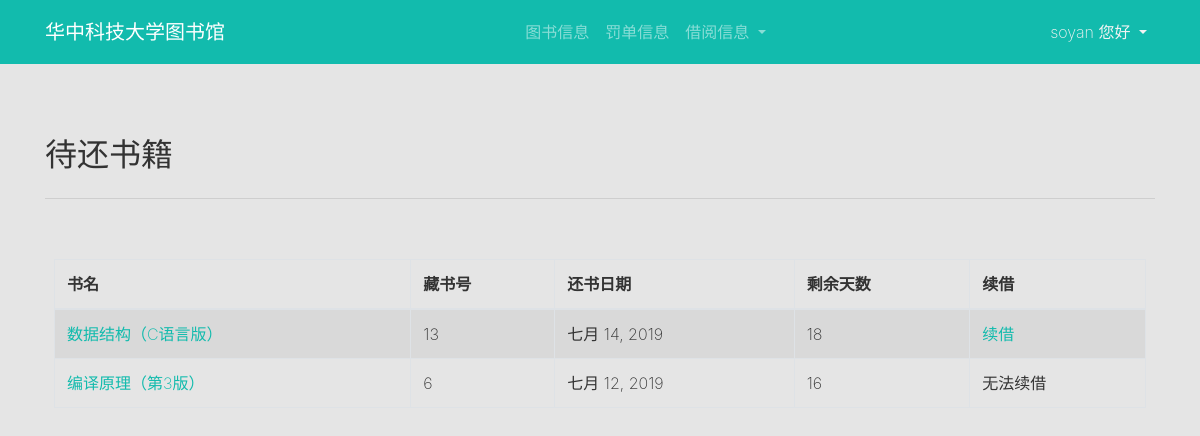
Screenshot of /loaned/ (signed in) with the database file from the repository.
### hust_library/models.py (models this page shows, shortened)
class Loan(models.Model):
    time = models.DateTimeField()
    state = models.SmallIntegerField(default=0)
    store = models.ForeignKey(Store, on_delete=models.CASCADE)
    reader = models.ForeignKey(
        User, on_delete=models.CASCADE, related_name="loan_reader_id")

class Store(models.Model):
    location = models.CharField(max_length=150)
    state = models.SmallIntegerField(default=1)
    book = models.ForeignKey(Book, on_delete=models.CASCADE)

class Book(models.Model):
    name = models.CharField(max_length=150)
    publish = models.CharField(max_length=150)
    time = models.IntegerField()
    price = models.DecimalField(max_digits=6, decimal_places=2)
    class Meta:
        unique_together = ("name", "publish", "time", "price")

### hust_library/views.py (the view)
# urls.py: path('loaned/', views.loaned_view, name='loaned'),
@login_required
def loaned_view(request):
    context = {"is_empty": False, "loaned": None}
    loans = Loan.objects.filter(
        reader__id=request.user.id).order_by('-time')
    loaned = func.get_loaned(loans)
    context["loaned"] = loaned
    if len(loaned) == 0:
        context["is_empty"] = True
    return render(request, 'loaned.html', context)

### hust_library/func.py (called while the page is built)
def get_loaned(loans):
    store_set = set()
    loaned = []
    today = timezone.now().date()
    for loan in loans:
        if loan.state != 1 and loan.store.id not in store_set:
            date_ret = loan.time.date()+datetime.timedelta(days=30)
            loaned.append(
                {"date": date_ret, "remain": (date_ret-today).days, "loan": loan})
        store_set.add(loan.store.id)
    return loaned

### templates/loaned.html
{% extends "base.html" %}
{% block content %}
<div class="py-5">
    <div class="container">
        <div class="row">
            <div class="col-12">
                <h2>待还书籍</h2>
                <hr class="mb-4">
            </div>
        </div>
        {% if is_empty %}
        <h4>您没有待还书籍</h4>
        {% else %}
        <div class="row">
            <div class="col-md-12 p-3">
                <table class="table table-hover table-striped table-bordered">
                    <thead class="thead-inverse">
                        <tr>
                            <th scope="col">书名</th>
                            <th scope="col">藏书号</th>
                            <th scope="col">还书日期</th>
                            <th scope="col">剩余天数</th>
                            <th scope="col">续借</th>
                        </tr>
                    </thead>
                    <tbody>
                        {% for loan in loaned %}
                        <tr>
                            <td>
                                <a href="{% url 'book' loan.loan.store.book.id %}">{{ loan.loan.store.book.name }}</a>
                            </td>
                            <td>{{ loan.loan.store.id }}</td>
                            <td>{{ loan.date }}</td>
                            <td>
                                {% if loan.remain < 0 %}
                                已逾期
                                {% else %}
                                {{ loan.remain }}
                                {% endif %}
                            </td>
                            <td>
                                {% if loan.remain < 0 or loan.loan.state != 0 %}
                                无法续借
                                {% else %}
                                <a href="{% url 'renew' loan.loan.id %}">续借</a>
                                {% endif %}
                            </td>
                        </tr>
                        {% endfor %}
                    </tbody>
                </table>
            </div>
        </div>
        {% endif %}
    </div>
</div>
{% endblock %}

### templates/base.html (shortened to what this page needs)
{% load static %}
<!DOCTYPE html>
<html>
<head>
    <link href="https://cdn.bootcss.com/bootstrap-table/1.14.2/bootstrap-table.min.css" rel="stylesheet">
    <link href="https://cdn.bootcss.com/twitter-bootstrap/4.3.1/css/bootstrap.min.css" rel="stylesheet">
    <link rel="stylesheet" href="https://cdnjs.cloudflare.com/ajax/libs/font-awesome/4.7.0/css/font-awesome.min.css"
        type="text/css">
    <link rel="stylesheet" href="{% static 'css/theme.css' %}" type="text/css">
</head>
<body style="background-color: rgba(0,0,0,0.1)">
    {% block lead %}
    <nav class="navbar navbar-expand-md navbar-dark bg-primary">
        <div class="container">
            <div class="collapse navbar-collapse" id="navbar18">
                <a class="navbar-brand d-none d-md-block" href="{% url 'index' %}">
                    <b> 华中科技大学图书馆</b>
                </a>
                <ul class="navbar-nav mx-auto">
                    <li class="nav-item">
                        <a class="nav-link" href="{% url 'books' %}"> 图书信息</a>
                    </li>
                    <li class="nav-item">
                        <a class="nav-link" href="{% url 'tickets' %}"> 罚单信息</a>
                    </li>
                    <li class="nav-item dropdown">
                        <a class="nav-link dropdown-toggle" href="#" id="navbardrop" data-toggle="dropdown"> 借阅信息 </a>
                    </li>
                </ul>
                <ul class="navbar-nav">
                    <li class="nav-item dropdown">
                        <a class="nav-link dropdown-toggle text-light" href="#" id="navbardrop" data-toggle="dropdown">
                            {% if request.user.is_authenticated %}
                            {{ request.user.username }} 您好
                            {% else %}
                            欢迎
                            {% endif %}
                        </a>
                    </li>
                </ul>
            </div>
        </div>
    </nav>
    {% endblock %}
    {% block content %}
    {% endblock %}
</body>
</html>

### rows the page displays
Loan: loan.store.book.name "数据结构（C语言版）", loan.store.id "13", date "七月 14, 2019", remain "18", state "续借"
Loan: loan.store.book.name "编译原理（第3版）", loan.store.id "6", date "七月 12, 2019", remain "16", state "无法续借"

### other values shown
{{ request.user.username }} "soyan"
